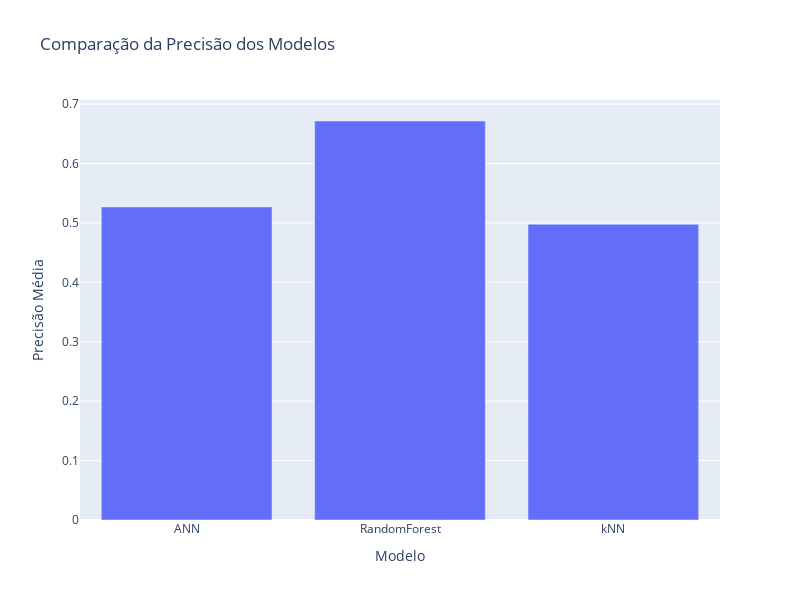

Source (notebook cell):
### Markdown cell above
Concluímos que, entre os três algoritmos avaliados, o Random Forest é o mais eficaz na previsão da qualidade do vinho, com uma precisão de 67%. Por outro lado, o kNN demonstrou ser o menos eficaz, com uma precisão inferior a 50%.

### Code cell
mean_precisions = result.groupby('Modelo')['Precisão'].mean().reset_index()

fig = px.bar(mean_precisions, x='Modelo', y='Precisão', title='Comparação da Precisão dos Modelos')
fig.update_xaxes(title_text='Modelo')
fig.update_yaxes(title_text='Precisão Média')

fig.update_layout(width=800, height=600)

fig.show()

### Figure 1 — Plotly figure (JSON) as saved in the notebook; plotly's stock layout.template omitted (floating-point values rounded to 4 significant figures)
{"data": [{"alignmentgroup": "True", "hovertemplate": "Modelo=%{x}<br>Precisão=%{y}<extra></extra>", "legendgroup": "", "marker": {"color": "#636efa", "pattern": {"shape": ""}}, "name": "", "offsetgroup": "", "orientation": "v", "showlegend": false, "textposition": "auto", "type": "bar", "x": ["ANN", "RandomForest", "kNN"], "xaxis": "x", "y": [0.5269, 0.6715, 0.4977], "yaxis": "y"}], "layout": {"barmode": "relative", "height": 600, "legend": {"tracegroupgap": 0}, "title": {"text": "Comparação da Precisão dos Modelos"}, "width": 800, "xaxis": {"anchor": "y", "domain": [0, 1], "title": {"text": "Modelo"}}, "yaxis": {"anchor": "x", "domain": [0, 1], "title": {"text": "Precisão Média"}}}}
